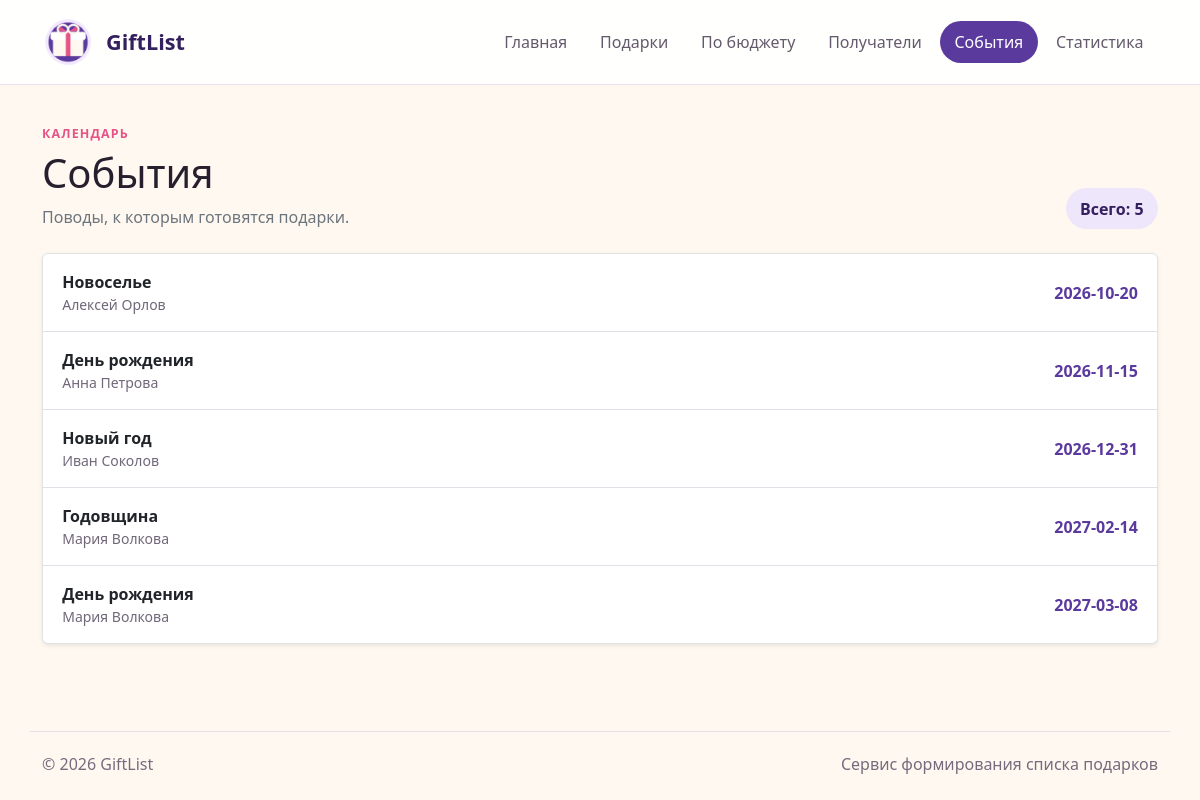
/occasions/, run on the app's committed database.
### occasions/views.py (the view)
# urls.py: path("", views.occasion_list, name="list"),
def occasion_list(request: HttpRequest) -> HttpResponse:
    with closing(get_connection()) as connection:
        occasions = connection.execute(
            """
            SELECT
                occasions.id,
                occasions.name,
                occasions.event_date,
                recipients.id AS recipient_id,
                recipients.name AS recipient_name
            FROM occasions
            JOIN recipients ON recipients.id = occasions.recipient_id
            ORDER BY occasions.event_date
            """
        ).fetchall()
    return render(
        request,
        "occasions/occasion_list.html",
        {"occasions": occasions},
    )

### db/database.py (called while the page is built)
def get_connection(database_path: Path | None = None) -> sqlite3.Connection:
    connection = sqlite3.connect(database_path or DB_PATH)
    connection.row_factory = sqlite3.Row
    connection.execute("PRAGMA foreign_keys = ON")
    return connection

### occasions/templates/occasions/occasion_list.html (shortened to what this page needs)
{% extends "base.html" %}
{% block content %}
<div class="section-heading">
    <div>
        <span class="eyebrow">Календарь</span>
        <h1>События</h1>
        <p class="text-secondary mb-0">Поводы, к которым готовятся подарки.</p>
    </div>
    <span class="count-badge">Всего: {{ occasions|length }}</span>
</div>
<div class="list-group shadow-sm">
    {% for occasion in occasions %}
        {% include "occasions/includes/occasion_card.html" %}
    {% empty %}
        <div class="list-group-item empty-state">События не найдены.</div>
    {% endfor %}
</div>
{% endblock %}

### occasions/templates/occasions/includes/occasion_card.html
<a class="list-group-item list-group-item-action event-row"
   href="{% url 'occasions:detail' occasion.id %}">
    <span><strong>{{ occasion.name|default:"Без названия" }}</strong>
        <small>{{ occasion.recipient_name }}</small></span>
    <time datetime="{{ occasion.event_date }}">{{ occasion.event_date }}</time>
</a>

### homepage/static/homepage/css/style.css (style rules this page uses)
:root { --gift-purple: #5b3a9e; --gift-purple-dark: #35205f; --gift-pink: #e65487; --gift-cream: #fff8f1; --gift-ink: #261f2d; }
body { min-height: 100vh; margin: 0; color: var(--gift-ink); background: var(--gift-cream); display: flex; flex-direction: column; }
a { color: var(--gift-purple); }
.eyebrow { display: block; margin-bottom: 0.35rem; color: var(--gift-pink); font-size: 0.78rem; font-weight: 800; letter-spacing: 0.09em; text-transform: uppercase; }
.section-heading { display: flex; align-items: end; justify-content: space-between; gap: 1rem; margin-bottom: 1.5rem; }
.count-badge { color: var(--gift-purple-dark); background: #eee6fb; border-radius: 999px; padding: 0.55rem 0.9rem; font-weight: 700; white-space: nowrap; }
.event-row { display: flex; align-items: center; justify-content: space-between; gap: 1rem; padding: 1rem 1.2rem; }
.event-row span { display: flex; flex-direction: column; }
.event-row small { color: #706779; }
.event-row time { color: var(--gift-purple); font-weight: 700; }

### data on the page
occasions: name "Новоселье", recipient_name "Алексей Орлов", event_date "2026-10-20"
occasions: name "День рождения", recipient_name "Анна Петрова", event_date "2026-11-15"
occasions: name "Новый год", recipient_name "Иван Соколов", event_date "2026-12-31"
occasions: name "Годовщина", recipient_name "Мария Волкова", event_date "2027-02-14"
occasions: name "День рождения", recipient_name "Мария Волкова", event_date "2027-03-08"

### other printed values
{{ occasions|length }} "5"
